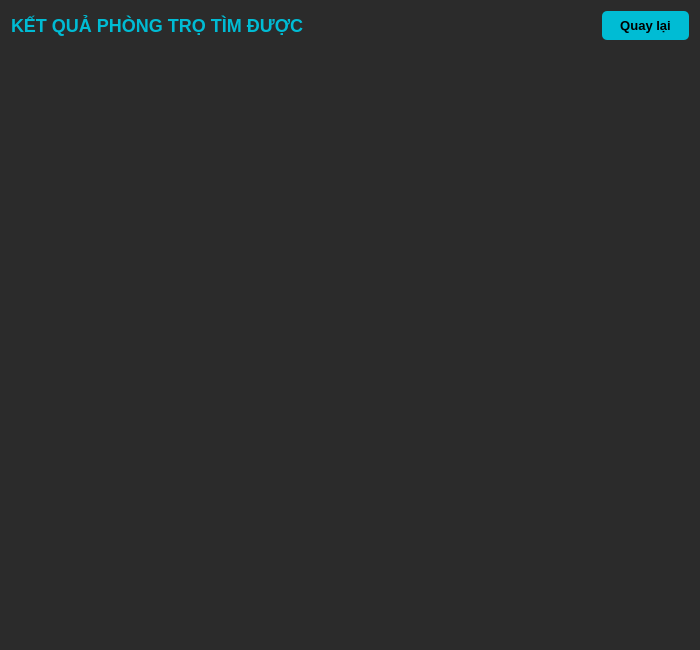
<?xml version="1.0" encoding="UTF-8"?>
<ui version="4.0">
 <class>Dialog</class>
 <widget class="QDialog" name="Dialog">
  <property name="geometry">
   <rect>
    <x>0</x>
    <y>0</y>
    <width>700</width>
    <height>650</height>
   </rect>
  </property>
  <property name="windowTitle">
   <string>Kết quả tìm kiếm</string>
  </property>
  <property name="styleSheet">
   <string notr="true">QWidget {
    background-color: #2b2b2b;
    color: #e0e0e0;
    font-family: Arial;
    font-size: 13px;
}

QLabel#lbl_ket_qua {
    color: #00bcd4;
    font-size: 18px;
    font-weight: bold;
}

QPushButton#btn_quay_lai {
    background-color: #00bcd4;
    color: black;
    border: none;
    border-radius: 5px;
    padding: 7px 18px;
    font-weight: bold;
}

QPushButton#btn_quay_lai:hover {
    background-color: #0097a7;
}

QScrollArea {
    border: none;
    background-color: transparent;
}

QWidget#scrollAreaWidgetContents {
    background-color: transparent;
}</string>
  </property>

  <layout class="QVBoxLayout" name="verticalLayout">
   <property name="spacing">
    <number>12</number>
   </property>

   <item>
    <layout class="QHBoxLayout" name="horizontalLayout">
     <item>
      <widget class="QLabel" name="lbl_ket_qua">
       <property name="text">
        <string>KẾT QUẢ PHÒNG TRỌ TÌM ĐƯỢC</string>
       </property>
      </widget>
     </item>

     <item>
      <spacer name="horizontalSpacer">
       <property name="orientation">
        <enum>Horizontal</enum>
       </property>
       <property name="sizeHint" stdset="0">
        <size>
         <width>40</width>
         <height>20</height>
        </size>
       </property>
      </spacer>
     </item>

     <item>
      <widget class="QPushButton" name="btn_quay_lai">
       <property name="text">
        <string>Quay lại</string>
       </property>
      </widget>
     </item>
    </layout>
   </item>

   <item>
    <widget class="QScrollArea" name="scrollArea">
     <property name="widgetResizable">
      <bool>true</bool>
     </property>

     <widget class="QWidget" name="scrollAreaWidgetContents">
      <property name="geometry">
       <rect>
        <x>0</x>
        <y>0</y>
        <width>650</width>
        <height>500</height>
       </rect>
      </property>

      <layout class="QVBoxLayout" name="verticalLayout_2">
       <property name="spacing">
        <number>12</number>
       </property>
       <property name="leftMargin">
        <number>10</number>
       </property>
       <property name="topMargin">
        <number>10</number>
       </property>
       <property name="rightMargin">
        <number>10</number>
       </property>
       <property name="bottomMargin">
        <number>10</number>
       </property>
      </layout>
     </widget>
    </widget>
   </item>
  </layout>
 </widget>
 <resources/>
 <connections/>
</ui>
